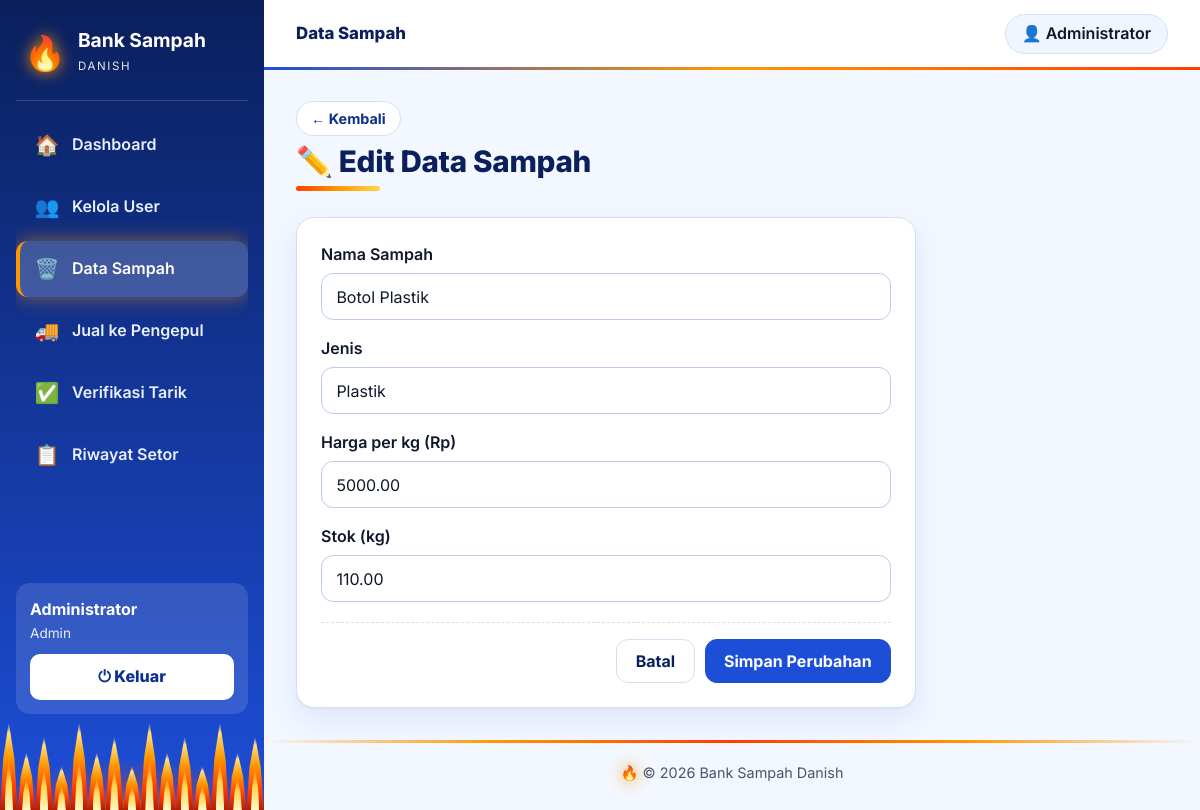
Page /sampah/edit.php?id=1 (signed in) on the committed database.
### tables this page shows
CREATE TABLE `sampah` (
  `id_sampah` int(11) NOT NULL,
  `nama_sampah` varchar(100) NOT NULL,
  `jenis` varchar(50) NOT NULL,
  `harga_per_kg` decimal(12,2) NOT NULL DEFAULT 0.00,
  `stok` decimal(12,2) NOT NULL DEFAULT 0.00
);

### sampah/edit.php (the view, shortened to what this page needs)
<?php
require_once '../config/auth.php';
$id = (int)($_GET['id'] ?? $_POST['id'] ?? 0);
$r = row(q($koneksi, "SELECT * FROM sampah WHERE id_sampah=?", 'i', $id));
include '../config/header.php'; ?>
<div class="card p-4" style="max-width:620px">
  <form method="post">
    <label class="form-label">Nama Sampah</label><input name="nama_sampah" class="form-control mb-3" value="<?= h($r['nama_sampah']) ?>" required>
    <label class="form-label">Jenis</label><input name="jenis" class="form-control mb-3" value="<?= h($r['jenis']) ?>" required>
    <label class="form-label">Harga per kg (Rp)</label><input type="number" name="harga_per_kg" min="0" step="any" class="form-control mb-3" value="<?= h($r['harga_per_kg']) ?>" required>
    <label class="form-label">Stok (kg)</label><input type="number" name="stok" min="0" step="0.01" class="form-control" value="<?= h($r['stok']) ?>" required>
    <div class="form-actions"><a href="index.php" class="btn btn-secondary">Batal</a><button class="btn btn-primary">Simpan Perubahan</button></div>
  </form>
</div>
<?php include '../config/footer.php';

### assets/tema-api.css (style rules this page uses)
:root { --blue-900:#0a1f5c; --blue-800:#0f2f8f; --blue-700:#1d4ed8; --blue-600:#2563eb; --blue-100:#dbeafe; --blue-50:#eff6ff; --ink:#0f172a; --muted:#475569; --line:#d3e0f4; --bg:#f3f7ff; --fire1:#ff3d00; --fire2:#ff9800; --fire3:#ffd54f; --side:264px; }
html { font-size:16px }
body { font-family:'Inter','Segoe UI',Arial,Helvetica,sans-serif;font-size:1rem;line-height:1.6;color:var(--ink);background:var(--bg);-webkit-font-smoothing:antialiased;text-rendering:optimizeLegibility }
a { color:var(--blue-700) }
label,.form-label { font-weight:600;color:var(--ink);margin-bottom:.35rem }
.flame-bar i { position:relative;flex:1;height:100%;transform-origin:50% 100%; background:linear-gradient(to top,#b71c00,var(--fire1) 25%,var(--fire2) 60%,#ffe082 88%,rgba(255,224,130,0)); clip-path:polygon(50% 0,82% 42%,100% 100%,0 100%,18% 42%);animation:flicker .9s ease-in-out infinite alternate }
.flame-bar i::after { content:'';position:absolute;left:26%;right:26%;bottom:0;height:55%;background:linear-gradient(to top,#fff6c2,#ffd54f 60%,rgba(255,213,79,0));clip-path:polygon(50% 0,85% 45%,100% 100%,0 100%,15% 45%) }
.flame-bar i:nth-child(4n+1) { height:100% }
.flame-bar i:nth-child(4n+2) { height:66% }
.flame-bar i:nth-child(4n+3) { height:84% }
.flame-bar i:nth-child(4n) { height:50% }
.flame-bar i:nth-child(3n) { animation-delay:.15s;animation-duration:.72s }
.flame-bar i:nth-child(5n) { animation-delay:.3s;animation-duration:1.1s }
.flame-bar i:nth-child(7n) { animation-delay:.45s }
.card { background:#fff;border:1px solid var(--line);border-radius:18px;box-shadow:0 1px 2px #0000000a,0 12px 30px #1d4ed81a }
.btn { font-weight:700;border-radius:12px;padding:.55rem 1.15rem;transition:box-shadow .2s,transform .15s }
.btn-primary { --bs-btn-bg:var(--blue-700);--bs-btn-border-color:var(--blue-700);--bs-btn-hover-bg:var(--blue-800);--bs-btn-hover-border-color:var(--blue-800);--bs-btn-active-bg:var(--blue-900);--bs-btn-active-border-color:var(--blue-900) }
.btn-secondary,.btn-light { --bs-btn-bg:#fff;--bs-btn-border-color:var(--line);--bs-btn-color:var(--blue-900);--bs-btn-hover-bg:var(--blue-50);--bs-btn-hover-border-color:var(--blue-600);--bs-btn-hover-color:var(--blue-900) }
.form-actions { display:flex;justify-content:flex-end;gap:10px;margin-top:20px;padding-top:16px;border-top:1px dashed var(--line);flex-wrap:wrap }
.form-control,.form-select,.input-group-text { border-radius:12px;border:1.5px solid #b9cbe8;color:var(--ink);font-size:1rem;padding:.65rem .9rem }
.form-control::placeholder { color:#64748b }

### rows in the picture
sampah: nama_sampah "Botol Plastik", jenis "Plastik", harga_per_kg "5000.00", stok "110.00"

### other values in the picture
$m[1] "🏠"
$m[2] "Dashboard"
$m[1] "👥"
$m[2] "Kelola User"
$m[1] "🗑️"
$m[2] "Data Sampah"
$m[1] "🚚"
$m[2] "Jual ke Pengepul"
$m[1] "✅"
$m[2] "Verifikasi Tarik"
$m[1] "📋"
$m[2] "Riwayat Setor"
$_SESSION['nama'] "Administrator"
$role "Admin"
$judulBar "Data Sampah"
